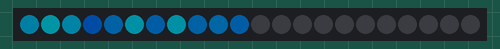
The sketch below on a simulated Arduino Uno, built with avr-gcc and run on an emulated ATmega328P. Parts: 22 RGB LEDs in strip order, left to right. Dim RGB values are drawn brighter than linear; random numbers use the default seed unless the sketch sets one.

Above: at 0.67 s.
At 39.93 s:
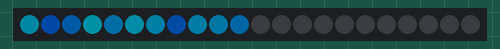

The sketch:

iceflow.ino
```cpp
#include <Adafruit_NeoPixel.h>

#define LED_PIN    6
#define LED_COUNT 22

Adafruit_NeoPixel strip(LED_COUNT, LED_PIN, NEO_GRB + NEO_KHZ800);

//LIGHT SENSOR
  float brightnessfactor = 0.5;
  int sensorPin = A0; // select the input pin for LDR
  int sensorValue = 0; // variable to store the value coming from the sensor


//BUTTON
  const byte interruptPin = 2;
  // the following variables are unsigned longs because the time, measured in
// milliseconds, will quickly become a bigger number than can be stored in an int.
unsigned long lastDebounceTime = 0;  // the last time the output pin was toggled
unsigned long debounceDelay = 250;    // the debounce time; increase if the output flickers


//STATE
  int state = 3; //START WITH FIRE-ALTERNATE


//FIREATTEMPT
  int currentFireValue = 0;
  int currentHues[] = {0,0,0,0,0,0,0,0,0,0,0,0};
  int directions[] = {0,0,0,100,0,0,0,0,0,0,0,0};


  int hueMax = 7000;
  float adjustor = 50;

 //FIRETWO


//BLUEGREENFADE
long maxHue = 39000;
long minHue = 34000;
long currentHue[12];
int h_directions[12];


void setup() {
  // put your setup code here, to run once:

  strip.begin();           // INITIALIZE NeoPixel strip object (REQUIRED)
  strip.show();            // Turn OFF all pixels ASAP
  strip.setBrightness(100); // Set BRIGHTNESS to about 1/5 (max = 255)


  for(int i=0; i<12; i++){
     currentHue[i] = random(minHue,maxHue);
  }


  for(int x=0; x<12; x++){

    h_directions[x] = 0;
    while ( h_directions[x] == 0){
     h_directions[x] = random(-4,4);
    }
    }


}

void loop() {
  // put your main code here, to run repeatedly:


    int led = 0;
    int j = 0;
      for (int i = 0; i<11; i++){

          currentHue[led] = currentHue[led] + h_directions[led]*20;
          if (currentHue[led] <= minHue ){
            currentHue[led] = minHue;
            h_directions[led] = - h_directions[led];
          }
          if (currentHue[led] >= maxHue ){
            currentHue[led] = maxHue;
            h_directions[led] = -h_directions[led];
          }
          strip.setPixelColor(i, strip.ColorHSV(currentHue[led], 255,100));
          led++;
      }
      strip.show();
      delay(50);


}


void wipe(){
      for(int i=0; i<11; i = i+2) {
         strip.setPixelColor(i, strip.Color(0,0,0));
         strip.setPixelColor(21-i, strip.Color(0,0,0));
      }
    strip.show(); // Update strip with new contents
  }
```
